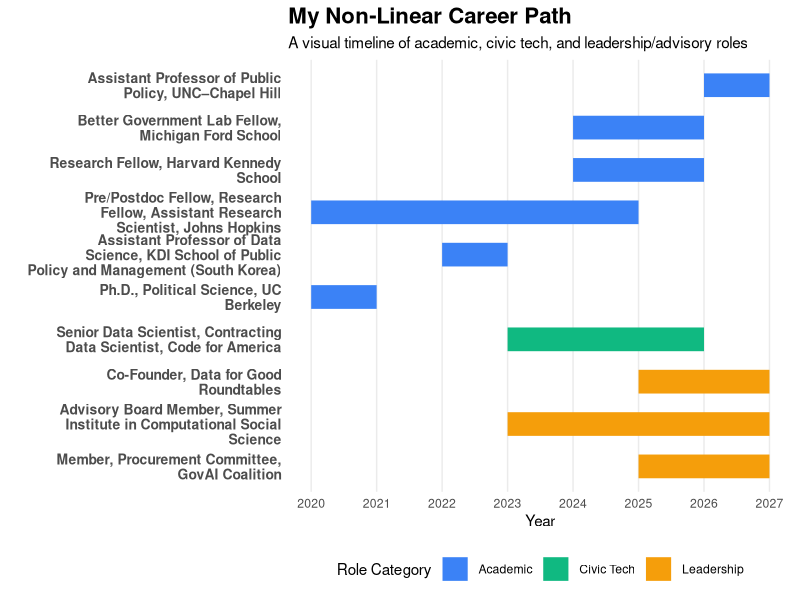

The R script that drew this image:
# Load necessary libraries
library(ggplot2)
library(dplyr)
library(forcats)
library(stringr)

# --- Data Preparation ---
# Your career data
# We'll use a data frame to store the roles, years, and categories.
# The `end_year` for ongoing roles is set to the current year plus one for visualization.
career_data <- tibble::tribble(
  ~role, ~category, ~start_year, ~end_year, ~sort_order,
  "Assistant Professor of Public Policy, UNC–Chapel Hill", "Academic", 2026, 2027, 10,
  "Better Government Lab Fellow, Michigan Ford School", "Academic", 2024, 2026, 20,
  "Research Fellow, Harvard Kennedy School", "Academic", 2024, 2026, 30,
  "Senior Data Scientist, Contracting Data Scientist, Code for America", "Civic Tech", 2023, 2026, 40,
  "Co-Founder, Data for Good Roundtables", "Leadership", 2025, 2027, 50,
  "Advisory Board Member, Summer Institute in Computational Social Science", "Leadership", 2023, 2027, 60,
  "Member, Procurement Committee, GovAI Coalition", "Leadership", 2025, 2027, 70,
  "Pre/Postdoc Fellow, Research Fellow, Assistant Research Scientist, Johns Hopkins", "Academic", 2020, 2025, 80,
  "Assistant Professor of Data Science, KDI School of Public Policy and Management (South Korea)", "Academic", 2022, 2023, 90,
  "Ph.D., Political Science, UC Berkeley", "Academic", 2020, 2021, 100
)

# Sort the data by category (in the specified order) and then by start year
career_data <- career_data %>%
  mutate(category = factor(category, levels = c("Academic", "Civic Tech", "Leadership"))) %>%
  arrange(category, sort_order) %>%
  mutate(role = str_wrap(role, width = 35)) %>%
  mutate(role = fct_inorder(role)) %>%
  mutate(role = fct_rev(role))

# --- Create the Gantt Chart using ggplot2 ---
p <- ggplot(career_data, aes(x = start_year, xend = end_year, y = role, color = category)) +
  # Add segments to represent each role's duration
  geom_segment(size = 8, aes(x = start_year, xend = end_year, y = role, yend = role)) +
  # Use labels for each role
  labs(
    title = "My Non-Linear Career Path",
    subtitle = "A visual timeline of academic, civic tech, and leadership/advisory roles",
    x = "Year",
    y = "",
    color = "Role Category"
  ) +
  # Customize the theme to remove gridlines and improve aesthetics
  theme_minimal() +
  theme(
    panel.grid.major.y = element_blank(),
    panel.grid.minor.x = element_blank(),
    axis.text.y = element_text(size = 10, face = "bold"),
    plot.title = element_text(size = 16, face = "bold"),
    legend.position = "bottom"
  ) +
  # Set the color palette for the categories
  scale_color_manual(values = c("Academic" = "#3b82f6", "Civic Tech" = "#10b981", "Leadership" = "#f59e0b")) +
  # Set the x-axis breaks to be whole years
  scale_x_continuous(breaks = min(career_data$start_year):max(career_data$end_year))

# --- Save the plot to a file ---
# Use ggsave to save the plot as a high-resolution PNG
# The plot will be saved to your working directory

png("career_gantt_chart.png", width = 12, height = 8, units = "in", res = 300)
print(p)
dev.off()
